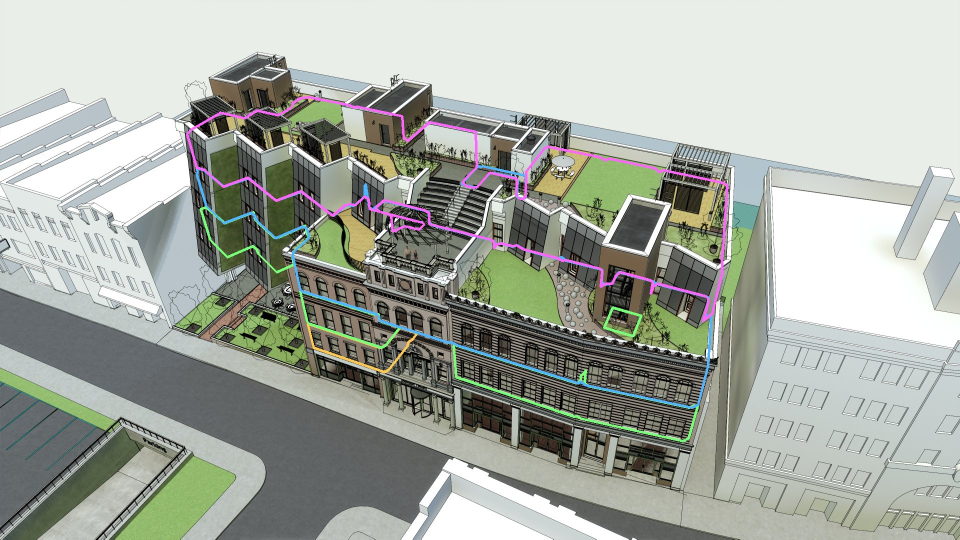
#> input picture revit-to-home-tour/run/v2-work/chk-floors-revit.jpg, 1920 x 1079 px (shown at 1/2 size)
$ python sheet.py chk-floors-revit.jpg chk-l3-revit.jpg 5
#> lines starting #> are read from the running program, lines starting #| are printed output that depends on the picture; after the words box and inside, x2 and y2 are one past the last pixel; in counts of white or black regions, pixels touching at a corner belong together
import sys, glob, os, cv2, numpy as np
pat, out = sys.argv[1], sys.argv[2]
cols = int(sys.argv[3]) if len(sys.argv) > 3 else 4
files = sorted(glob.glob(pat))
tw = 640
tiles = []
for f in files:
    im = cv2.imread(f)
#> im is the input picture: shape (1079, 1920, 3); mean B, G, R 162.9, 171.2, 166.3
    if im is None:
        continue
    h = int(im.shape[0] * tw / im.shape[1])
#> h = 359
    im = cv2.resize(im, (tw, h), interpolation=cv2.INTER_AREA)
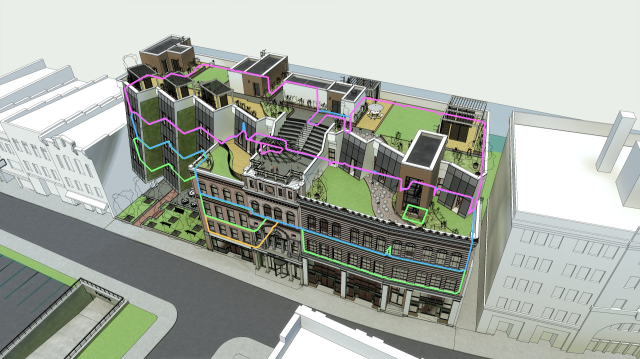
#> im: shape (359, 640, 3); mean B, G, R 162.9, 171.2, 166.3
    cv2.putText(im, os.path.splitext(os.path.basename(f))[0], (10, 28), cv2.FONT_HERSHEY_SIMPLEX, 0.8, (0, 0, 255), 2)
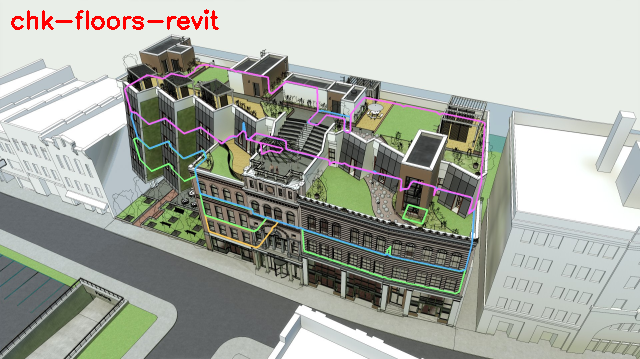
#> im: shape (359, 640, 3); 0.56% of pixels changed, all inside (x1, y1, x2, y2) = (11, 9, 219, 30)
    tiles.append(im)
th = max(t.shape[0] for t in tiles)
#> th = 359
rows = []
for i in range(0, len(tiles), cols):
    row = [cv2.copyMakeBorder(t, 0, th - t.shape[0], 0, 0, cv2.BORDER_CONSTANT, value=(255, 255, 255)) for t in tiles[i:i + cols]]
    while len(row) < cols:
        row.append(np.full((th, tw, 3), 255, np.uint8))
    rows.append(np.hstack(row))
#> this loop made 1 pass
#> after the loop, rows = 1 item
cv2.imwrite(out, np.vstack(rows), [cv2.IMWRITE_JPEG_QUALITY, 82])
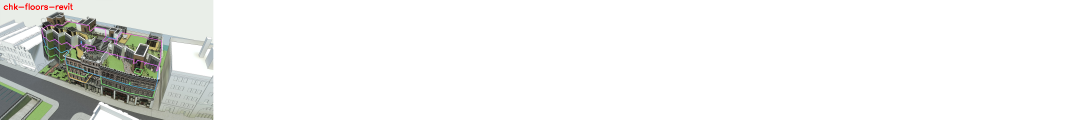
#> saved as chk-l3-revit.jpg: shape (359, 3200, 3) (shown at 1/3 size); mean B, G, R 236.3, 238, 237.3
print(out, len(tiles))
#| chk-l3-revit.jpg 1
